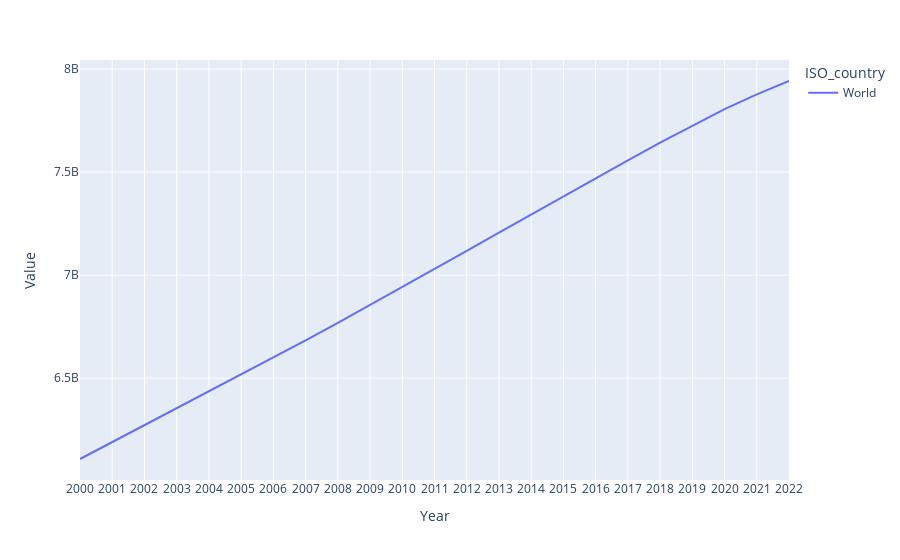

Notebook code cell kept with this figure:
### Code cell
popWorld = pd.DataFrame(popDF.sum(axis=0)).T
popWorld['ISO_country'] = 'World'
popWorld = popWorld.reset_index(drop=True)
popWorld_melted = popWorld.melt(id_vars=['ISO_country'], var_name='Year', value_name='Value')
fig = px.line(popWorld_melted, x='Year', y='Value', color='ISO_country')
fig.show()

### Figure 1 — Plotly figure (JSON) as saved in the notebook; plotly's stock layout.template omitted (floating-point values rounded to 4 significant figures)
{"data": [{"hovertemplate": "ISO_country=World<br>Year=%{x}<br>Value=%{y}<extra></extra>", "legendgroup": "World", "line": {"color": "#636efa", "dash": "solid"}, "marker": {"symbol": "circle"}, "mode": "lines", "name": "World", "orientation": "v", "showlegend": true, "type": "scatter", "x": ["2000", "2001", "2002", "2003", "2004", "2005", "2006", "2007", "2008", "2009", "2010", "2011", "2012", "2013", "2014", "2015", "2016", "2017", "2018", "2019", "2020", "2021", "2022"], "xaxis": "x", "y": [6107942028, 6189855922, 6271638043, 6353176677, 6434620053, 6516882903, 6599469335, 6683363101, 6768533988, 6854660556, 6941951260, 7029254950, 7116995900, 7206399942, 7294786798, 7383240040, 7469955033, 7556993443, 7642651364, 7724928292, 7804973773, 7876931987, 7941658316], "yaxis": "y"}], "layout": {"legend": {"title": {"text": "ISO_country"}, "tracegroupgap": 0}, "margin": {"t": 60}, "xaxis": {"anchor": "y", "domain": [0, 1], "title": {"text": "Year"}}, "yaxis": {"anchor": "x", "domain": [0, 1], "title": {"text": "Value"}}}}
